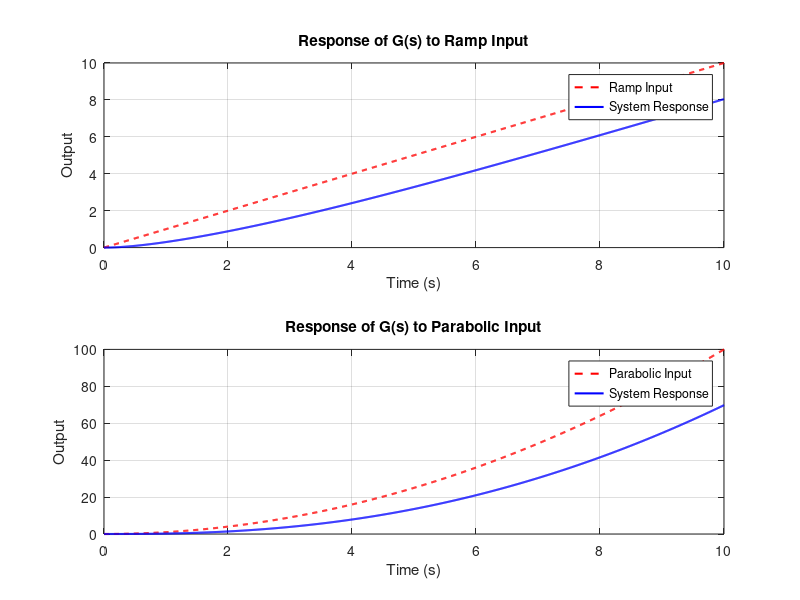

This chart was generated by the following MATLAB code:
close all;
clear all;
clc; 

%% M2.6 (i)
%%%     G(s) = (s + 1) / (s^2 + 3s + 1)
numerator = [1, 1];         
denominator = [1, 3, 1];   
G = tf(numerator, denominator);
t = 0:0.01:10;  %% Simulation time from 0 to 10 seconds
ramp_input = t;  %   i/p u(t) = (t)
parabolic_input = t.^2;   % Parabolic i/p u(t) = (t^2)
y_ramp = lsim(G, ramp_input, t);  %% response to ramp input
y_parabolic = lsim(G, parabolic_input, t); %  response to parabolic input
% Plot results
figure;
% Plot response to ramp input
subplot(2, 1, 1);
plot(t, ramp_input, 'r--', 'LineWidth', 1.5); hold on;
plot(t, y_ramp, 'b', 'LineWidth', 1.5);
title('Response of G(s) to Ramp Input');
xlabel('Time (s)');
ylabel('Output');
legend('Ramp Input', 'System Response');
grid on;
% Plot response to parabolic input
subplot(2, 1, 2);
plot(t, parabolic_input, 'r--', 'LineWidth', 1.5); hold on;
plot(t, y_parabolic, 'b', 'LineWidth', 1.5);
title('Response of G(s) to Parabolic Input');
xlabel('Time (s)');
ylabel('Output');
legend('Parabolic Input', 'System Response');
grid on;
